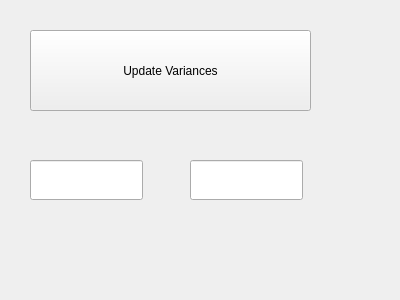
<?xml version="1.0" encoding="UTF-8"?>
<ui version="4.0">
 <class>Form</class>
 <widget class="QWidget" name="Form">
  <property name="geometry">
   <rect>
    <x>0</x>
    <y>0</y>
    <width>400</width>
    <height>300</height>
   </rect>
  </property>
  <property name="windowTitle">
   <string>Form</string>
  </property>
  <widget class="QPushButton" name="Test">
   <property name="geometry">
    <rect>
     <x>30</x>
     <y>30</y>
     <width>281</width>
     <height>81</height>
    </rect>
   </property>
   <property name="text">
    <string>Update Variances</string>
   </property>
  </widget>
  <widget class="QLineEdit" name="lineEdit">
   <property name="geometry">
    <rect>
     <x>30</x>
     <y>160</y>
     <width>113</width>
     <height>40</height>
    </rect>
   </property>
  </widget>
  <widget class="QLineEdit" name="lineEdit_2">
   <property name="geometry">
    <rect>
     <x>190</x>
     <y>160</y>
     <width>113</width>
     <height>40</height>
    </rect>
   </property>
  </widget>
 </widget>
 <resources/>
 <connections/>
</ui>
